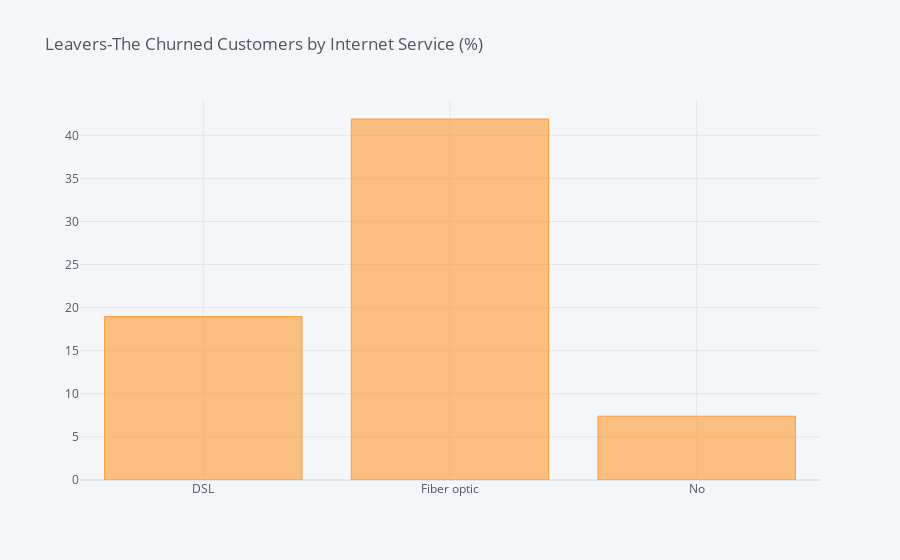

Notebook cell for this chart:
### Code cell
df_InternetService = pd.DataFrame(columns=["Service", "% of Leavers"])
i=0
for service in list(telco['InternetService'].unique()):
    ratio = telco[(telco['InternetService']==service)&(telco['Churn']=="Yes")].shape[0] / telco[telco['InternetService']==service].shape[0]
    df_InternetService.loc[i] = (service, ratio*100)
    i += 1
    #print("In {}, the ratio of leavers is {:.2f}%".format(field, ratio*100))    
df_IS = df_InternetService.groupby(by="Service").sum()
df_IS.iplot(kind='bar',title='Leavers-The Churned Customers by Internet Service (%)')

### Figure 1 — Plotly figure (JSON) as saved in the notebook; plotly's stock layout.template omitted (floating-point values rounded to 4 significant figures)
{"data": [{"marker": {"color": "rgba(255, 153, 51, 0.6)", "line": {"color": "rgba(255, 153, 51, 1.0)", "width": 1}}, "name": "% of Leavers", "orientation": "v", "text": "", "type": "bar", "x": ["DSL", "Fiber optic", "No"], "y": [18.96, 41.89, 7.405]}], "layout": {"legend": {"bgcolor": "#F5F6F9", "font": {"color": "#4D5663"}}, "paper_bgcolor": "#F5F6F9", "plot_bgcolor": "#F5F6F9", "title": {"font": {"color": "#4D5663"}, "text": "Leavers-The Churned Customers by Internet Service (%)"}, "xaxis": {"gridcolor": "#E1E5ED", "showgrid": true, "tickfont": {"color": "#4D5663"}, "title": {"font": {"color": "#4D5663"}, "text": ""}, "zerolinecolor": "#E1E5ED"}, "yaxis": {"gridcolor": "#E1E5ED", "showgrid": true, "tickfont": {"color": "#4D5663"}, "title": {"font": {"color": "#4D5663"}, "text": ""}, "zerolinecolor": "#E1E5ED"}}}
